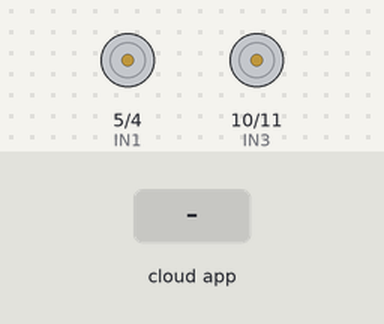
The sketch below on a simulated Arduino Uno, built with avr-gcc and run on an emulated ATmega328P. On the bench: motor-driver pin pairs drawn as motors (green arrow = first pin HIGH = forward, orange = second pin HIGH = backward, longer = more drive, scaled by the enable pin). The inputs (shaded band) are chosen by the test bench. The ROS host is connected and sends only what is stated.

Above: at 1.2 s.
1.3 s: the phone or cloud app sets linear.x to -100
At 2.3 s:
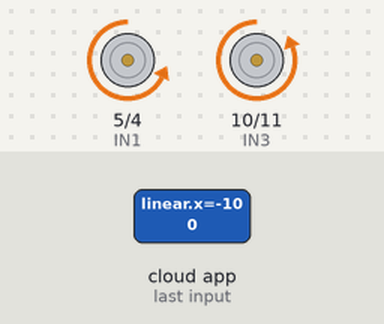
2.8 s: the phone or cloud app sets linear.x to 100
At 3.5 s:
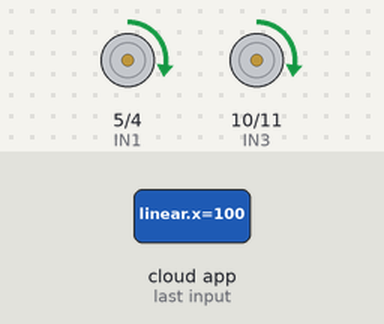
4.3 s: the phone or cloud app sets angular.z to -100
At 4.6 s:
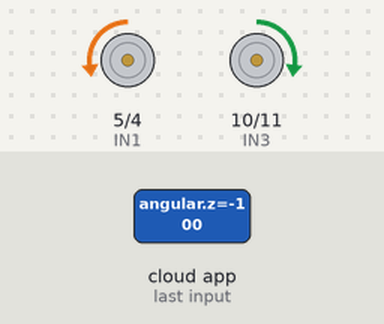
5.8 s: the phone or cloud app sets angular.z to 100
At 7.0 s:
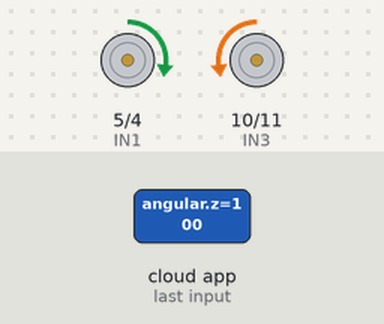
7.3 s: the phone or cloud app sets linear.x to 0
At 8.1 s:
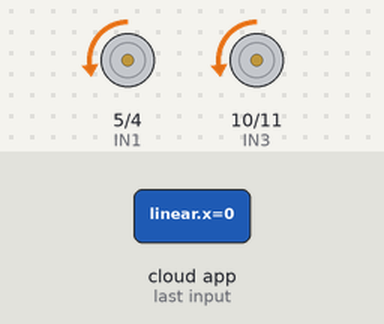
8.8 s: the phone or cloud app sets angular.z to -100
At 9.2 s:
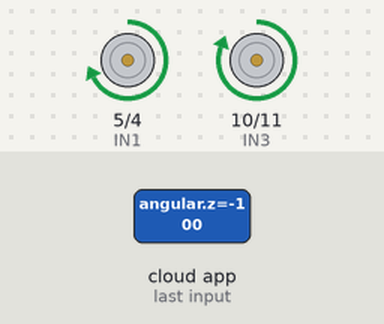
Timing chart, 0 to 11.3 s (numbered marks = the images above; inputs shaded):
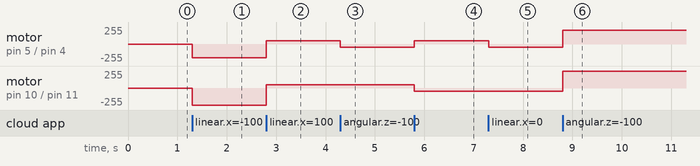

The sketch:

ros_marja.ino
```cpp
#include <ros.h>

#include <geometry_msgs/Twist.h>

#include <ros.h>

#define ENA 3
#define IN1 5
#define IN2 4
#define ENB 9
#define IN3 10
#define IN4 11
//#define auto_l 6
//#define auto_r 7

int speed1 = 0;
int speed2 = 0;

int dir1 = 1;
int dir2 = 1;

ros :: NodeHandle nh;
float linear_vel = 0;
float ang_vel = 0;
void cmd_vel_callback(const geometry_msgs::Twist& cmd_vel_msg){
   linear_vel = cmd_vel_msg.linear.x;
   ang_vel = cmd_vel_msg.angular.z;
}
void mControl1(int mspeed,int mdir){
  if(mdir ==0){
    digitalWrite(IN1,LOW);
    digitalWrite(IN2,HIGH);

  }
  else{
    digitalWrite(IN1,HIGH);
    digitalWrite(IN2,LOW);
  }
  analogWrite(ENA,mspeed);
}
void mControl2(int mspeed,int mdir){
  if(mdir ==0){
    digitalWrite(IN3,LOW);
    digitalWrite(IN4,HIGH);

  }
  else{
    digitalWrite(IN3,HIGH);
    digitalWrite(IN4,LOW);
  }
  analogWrite(ENB,mspeed);
}

ros::Subscriber<geometry_msgs::Twist> cmd_vel_sub("/mobile_base_controller/cmd_vel", cmd_vel_callback);

void setup() {
  nh.initNode();
  nh.subscribe(cmd_vel_sub);
  pinMode(ENA,OUTPUT);
  pinMode(IN1,OUTPUT);
  pinMode(IN2,OUTPUT);
  pinMode(IN3,OUTPUT);
  pinMode(IN4,OUTPUT);
  pinMode(ENB,OUTPUT);


}

void loop() {
  // put your main code here, to run repeatedly:
  nh.spinOnce();
  if(linear_vel > 0 && ang_vel > 0 ){
    int vel = linear_vel * 50;
    mControl1(vel,1);
    mControl2(vel,0);

  }
  else if(linear_vel > 0 && ang_vel == 0){
    int vel = linear_vel * 50;
    mControl1(vel,1);
    mControl2(vel,1);
  }
   else if(linear_vel > 0 && ang_vel < 0){
    int vel = linear_vel * 50;
    mControl1(vel,0);
     mControl2(vel,1);
  }
   else if(linear_vel == 0 && ang_vel < 0){
    int vel = ang_vel * 50;
    mControl1(vel,1);
    mControl2(vel,1);
  }
   else if(linear_vel == 0 && ang_vel == 0){
    int vel = 0;
    mControl1(vel,0);
    mControl2(vel,1);
  }
   else if(linear_vel < 0 && ang_vel < 0) {
    int vel = linear_vel * 50;
    mControl1(vel,0);
    mControl2(vel,0);
  }
   else if(linear_vel < 0 && ang_vel == 0){
    int vel = linear_vel * 50;
    mControl1(vel,0);
    mControl2(vel,0);
  }
   else if(linear_vel == 0 && ang_vel > 0){
    int vel = ang_vel * 50;
    mControl1(vel,0);
    mControl2(vel,0);
  }


}
```

Measured:
- after the input at 1.3 s, motor on pin 5 (IN1) / pin 4 (IN2): stopped → backward 206/255 at once; motor on pin 10 (IN3) / pin 11 (IN4): stopped → backward 255/255 at once
- after the input at 2.8 s, motor on pin 5 (IN1) / pin 4 (IN2): backward 206/255 → forward 50/255 at once; motor on pin 10 (IN3) / pin 11 (IN4): backward 255/255 → forward 50/255 at once
- after the input at 4.3 s, motor on pin 5 (IN1) / pin 4 (IN2): forward 50/255 → backward 50/255 at once
- after the input at 5.8 s, motor on pin 5 (IN1) / pin 4 (IN2): backward 50/255 → forward 50/255 at once; motor on pin 10 (IN3) / pin 11 (IN4): forward 50/255 → backward 50/255 at once
- after the input at 7.3 s, motor on pin 5 (IN1) / pin 4 (IN2): forward 50/255 → backward 50/255 at once
- after the input at 8.8 s, motor on pin 5 (IN1) / pin 4 (IN2): backward 50/255 → forward 206/255 at once; motor on pin 10 (IN3) / pin 11 (IN4): backward 50/255 → forward 255/255 at once
